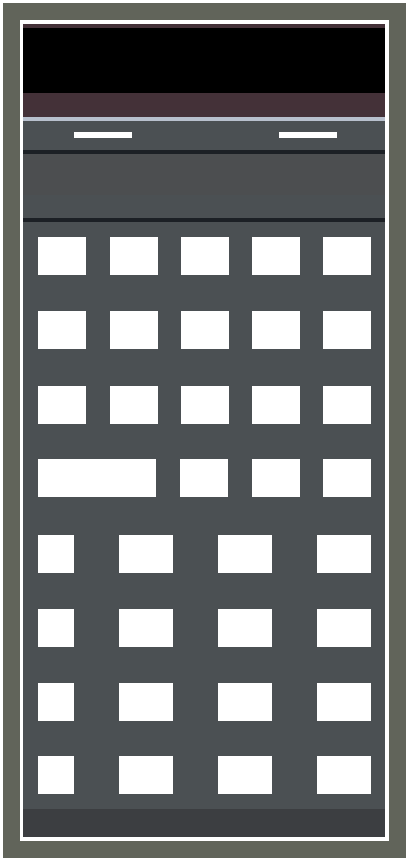
#> input picture Resource/Engine/HP-65/Assets/D/D03.png, 409 x 861 px, found by its file name
$ python build-faceplate-d03-svg.py
#> lines starting #> are read from the running program, lines starting #| are printed output that depends on the picture; after the words box and inside, x2 and y2 are one past the last pixel; in counts of white or black regions, pixels touching at a corner belong together
#> in build, im is the input picture: shape (861, 409, 4); mean R, G, B, A 65.8, 68.2, 68.9, 205.7
"""Build faceplate-d03.svg (+ key layout JSON) from D03.png measurements."""
from __future__ import annotations

import json
import sys
from pathlib import Path

import numpy as np
from PIL import Image

ASSETS = Path(r"D:\$Board\Works\Side.Codes\TeoCalc\Resource\Engine\HP-65\Assets")
D03 = ASSETS / "D03.png"
OUT_SVG = ASSETS / "faceplate-d03.svg"
OUT_LAYOUT = ASSETS / "faceplate-d03-layout.json"
BODY_SVG = ASSETS / "Body.svg"

W, H = 409, 861
FX, FW = 23, 362

COL = {
    "chassis": "#61645A",
    "face": "#4B5053",
    "switch": "#4C4E50",
    "burgundy": "#443138",
    "footer": "#3C3E41",
    "darkK1": "#1C2025",
    "whiteK1": "#B8C0CD",
    "white": "#FFFFFF",
    "black": "#000000",
}

RGB = {
    (97, 100, 90): "chassis",
    (75, 80, 83): "face",
    (76, 78, 80): "switch",
    (68, 49, 56): "burgundy",
    (60, 62, 65): "footer",
    (28, 32, 37): "darkK1",
    (184, 192, 205): "whiteK1",
    (255, 255, 255): "white",
    (0, 0, 0): "black",
}

DISPLAY_IDS = ("burgundy-cap-top", "lcd-window", "burgundy-cap-bottom")
CONTROL_IDS = (
    "white-rule-top",
    "face-above-switch",
    "dark-rule-above-switch",
    "switch-track",
    "face-below-switch",
    "dark-rule-above-keypad",
)


def _row_hue(im: np.ndarray, y: int) -> str | None:
    row = im[y, FX : FX + FW]
    opaque = row[:, 3] > 0
    if not opaque.any():
        return None
    rgb = row[opaque, :3].astype(int)
    vals, counts = np.unique(rgb, axis=0, return_counts=True)
    tag = RGB.get(tuple(vals[counts.argmax()]))
    if tag == "black" and 28 <= y <= 92:
        return "black"
    if tag == "black":
        return None
    return tag


def _scan_bands(im: np.ndarray) -> list[tuple[str, int, int, str]]:
    spans: list[tuple[str, int, int]] = []
    y = 24
    while y <= 836:
        tag = _row_hue(im, y)
        if tag is None:
            y += 1
            continue
        y0 = y
        while y <= 836 and _row_hue(im, y) == tag:
            y += 1
        spans.append((tag, y0, y - 1))
    out: list[tuple[str, int, int, str]] = []
    cap = {"burgundy": 0, "darkK1": 0, "face": 0}
    for tag, y0, y1 in spans:
        if tag == "burgundy":
            cap["burgundy"] += 1
            bid = "burgundy-cap-top" if cap["burgundy"] == 1 else "burgundy-cap-bottom"
        elif tag == "black":
            bid = "lcd-window"
        elif tag == "whiteK1":
            bid = "white-rule-top"
        elif tag == "darkK1":
            cap["darkK1"] += 1
            bid = (
                "dark-rule-above-switch"
                if cap["darkK1"] == 1
                else "dark-rule-above-keypad"
            )
        elif tag == "face":
            cap["face"] += 1
            bid = (
                "face-above-switch"
                if cap["face"] == 1
                else "face-below-switch"
                if cap["face"] == 2
                else "keypad-panel"
            )
            color = COL["switch"] if bid == "face-below-switch" else COL[tag]
        elif tag == "switch":
            bid = "switch-track"
        elif tag == "footer":
            bid = "brand-plate"
        else:
            continue
        if bid != "face-below-switch":
            color = COL["black"] if bid == "lcd-window" else COL[tag]
        out.append((bid, y0, y1, color))
    return out


def _rect(bid: str, y0: int, y1: int, color: str) -> str:
    rid = "brand-plate-fill" if bid == "brand-plate" else bid
    return f'<rect id="{rid}" x="{FX}" y="{y0}" width="{FW}" height="{y1 - y0 + 1}" fill="{color}"/>'


def _card_slot_panel_rect(bands: list[tuple[str, int, int, str]]) -> str | None:
    switch = next((b for b in bands if b[0] == "switch-track"), None)
    below = next((b for b in bands if b[0] == "face-below-switch"), None)
    if switch is None:
        return None
    y0 = switch[1]
    y1 = below[2] if below is not None else switch[2]
    color = switch[3]
    return f'<rect id="card-slot-panel" x="{FX}" y="{y0}" width="{FW}" height="{y1 - y0 + 1}" fill="{color}"/>'


def _ring_d(ox0: int, oy0: int, ox1: int, oy1: int, ix0: int, iy0: int, ix1: int, iy1: int) -> str:
    return (
        f"M{ox0},{oy0}H{ox1}V{oy1}H{ox0}Z"
        f"M{ix0},{iy0}H{ix1}V{iy1}H{ix0}Z"
    )


def _extract_key_wells(im: np.ndarray) -> list[dict[str, int]]:
    trans = im[:, :, 3] == 0
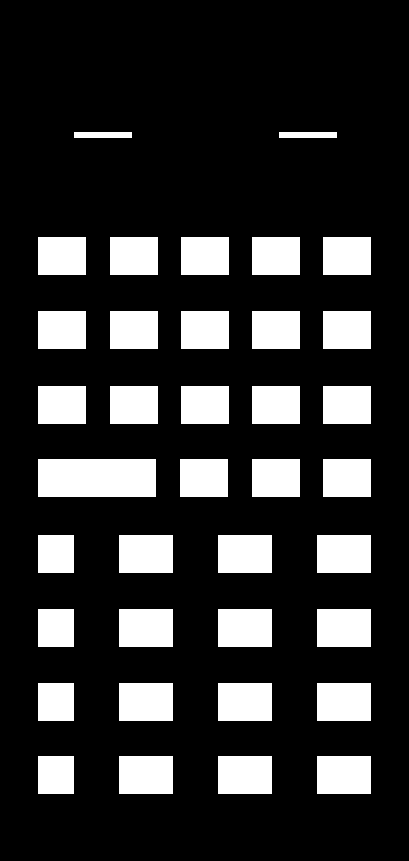
#> trans: shape (861, 409) bool; 19.3% white; 37 white regions, largest, box (x1, y1, x2, y2) and area: (38, 459, 156, 497) 4484, (119, 535, 173, 573) 2052, (218, 535, 272, 573) 2052
    h, w = trans.shape
#> h = 861; w = 409
    visited = np.zeros_like(trans, dtype=bool)
    keys: list[tuple[int, int, int, int]] = []
    for y in range(222, h):
        for x in range(w):
            if not trans[y, x] or visited[y, x]:
                continue
            y0 = y1 = y
            x0 = x1 = x
            stack = [(y, x)]
            visited[y, x] = True
            while stack:
                cy, cx = stack.pop()
                y0 = min(y0, cy)
                y1 = max(y1, cy)
                x0 = min(x0, cx)
                x1 = max(x1, cx)
                for ny, nx in ((cy + 1, cx), (cy - 1, cx), (cy, cx + 1), (cy, cx - 1)):
                    if 0 <= ny < h and 0 <= nx < w and trans[ny, nx] and not visited[ny, nx]:
                        visited[ny, nx] = True
                        stack.append((ny, nx))
            rw, rh = x1 - x0 + 1, y1 - y0 + 1
            if rw >= 30 and rh >= 30:
                keys.append((x0, y0, rw, rh))
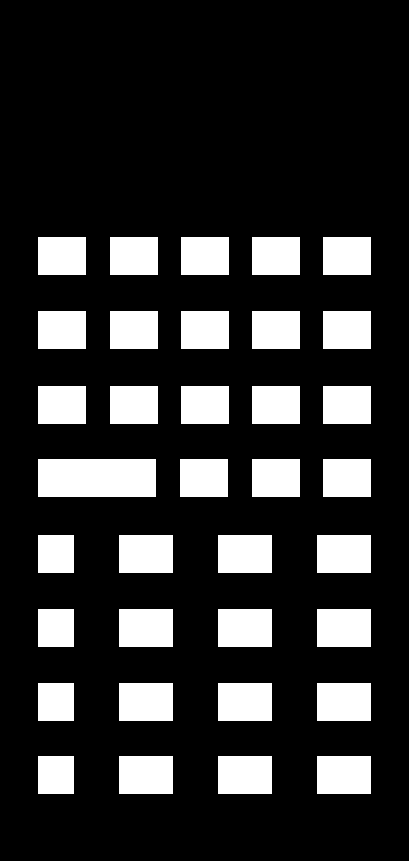
#> visited: shape (861, 409) bool; 19.1% white; 35 white regions, largest, box (x1, y1, x2, y2) and area: (38, 459, 156, 497) 4484, (119, 535, 173, 573) 2052, (218, 535, 272, 573) 2052
    keys.sort(key=lambda r: (r[1], r[0]))
    return [{"id": f"key-{i + 1:02d}", "x": x, "y": y, "w": w, "h": h} for i, (x, y, w, h) in enumerate(keys)]


def build(d03_path: Path = D03, out_svg: Path = OUT_SVG, out_layout: Path = OUT_LAYOUT) -> None:
    if not d03_path.exists():
        raise FileNotFoundError(d03_path)

    im = np.array(Image.open(d03_path).convert("RGBA"))
    keys = _extract_key_wells(im)
#> keys = 35 items
    bands = _scan_bands(im)
#> the loop in _scan_bands, `while y <= 836:` made 11 passes
#> the loop in _scan_bands, `for tag, y0, y1 in spans:` made 11 passes
#> (tag, y0, y1) on passes 1 to 11: ('burgundy', 24, 27), ('black', 28, 92), ('burgundy', 93, 116), ('whiteK1', 117, 120), ('face', 121, 149), ('darkK1', 150, 153), ('switch', 154, 194), ('face', 195, 217), ('darkK1', 218, 221), ('face', 222, 808), ('footer', 809, 836)
    rects = {bid: _rect(bid, y0, y1, color) for bid, y0, y1, color in bands}
    card_slot_panel = _card_slot_panel_rect(bands)
    control_strip_ids = (
        "white-rule-top",
        "face-above-switch",
        "dark-rule-above-switch",
        "dark-rule-above-keypad",
    )
    control_strip = "".join(rects[i] for i in control_strip_ids)
    if card_slot_panel is not None:
        control_strip += card_slot_panel
    else:
        control_strip += "".join(rects[i] for i in ("switch-track", "face-below-switch") if i in rects)
    brand_group = f'<g id="brand-plate">{rects["brand-plate"]}</g>'

    svg = f"""<?xml version="1.0" encoding="UTF-8"?>
<svg xmlns="http://www.w3.org/2000/svg" viewBox="0 0 {W} {H}" width="{W}" height="{H}" id="hp65-body">
<g id="frame-assembly" fill-rule="evenodd">
<path id="chassis-gutter" fill="{COL["chassis"]}" d="{_ring_d(3,3,405,857,20,20,388,840)}"/>
<path id="outer-white-frame" fill="{COL["white"]}" d="{_ring_d(0,0,408,860,3,3,405,857)}"/>
<path id="inner-white-frame" fill="{COL["white"]}" d="{_ring_d(20,20,388,840,23,24,384,836)}"/>
</g>
<g id="faceplate-surface">
<g id="display-bezel">{"".join(rects[i] for i in DISPLAY_IDS)}</g>
<g id="control-strip">{control_strip}</g>
<g id="keypad-panel">{rects["keypad-panel"]}</g>
{brand_group}
</g>
</svg>
"""

    switch = next((b for b in bands if b[0] == "switch-track"), None)
    switch_track = (
        {"x": FX, "y": switch[1], "w": FW, "h": switch[2] - switch[1] + 1}
        if switch
        else {"x": FX, "y": 154, "w": FW, "h": 41}
    )

    layout = {
        "source": "D03.png",
        "viewBox": [W, H],
        "faceOrigin": [FX, 24],
        "faceSize": [FW, 813],
        "bands": [{"id": b[0], "y": b[1], "h": b[2] - b[1] + 1} for b in bands],
        "switchTrack": switch_track,
        "keys": keys,
        "notes": {
            "svg": "Solid faceplate only; keys/switches are runtime overlays.",
            "switchHoles": "Not punched in D03; use switchTrack bounds for slot art.",
        },
    }

    out_svg.write_text(svg, encoding="utf-8")
    BODY_SVG.write_text(svg, encoding="utf-8")
    out_layout.write_text(json.dumps(layout, indent=2) + "\n", encoding="utf-8")
    print("Bands:", ", ".join(f"{b[0]}@{b[1]}-{b[2]}" for b in bands))
#> (printed output is left out)
#> (the run stopped early here; a loop or call above may not have finished)
